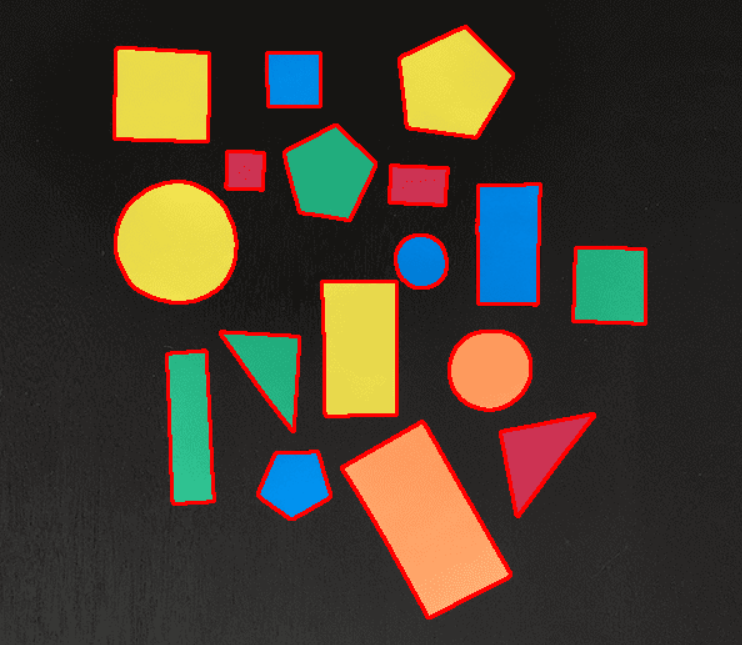
#> input picture ImageProcessing/PyImageSearch/Step2/shape_counter/src/girdi.png, 742 x 645 px
$ python shape_counter.py --input src/girdi.png --output out.png
#> lines starting #> are read from the running program, lines starting #| are printed output that depends on the picture; after the words box and inside, x2 and y2 are one past the last pixel; in counts of white or black regions, pixels touching at a corner belong together
#  gerekli paketleri(kütüphaneleri) içe aktarıyoruz
import argparse
import imutils
import cv2

# terminalden argüman girişi alabilmek için argaparse kütüphanesi kullanıyoruz
ap = argparse.ArgumentParser()        # ArgumentParser sınıfını ap değişkenine atıyoruz
ap.add_argument("-i", "--input", required=True,  # ap değişkeninin add_argument fonksiyonunu kullanarak alacağımız argümanları belirliyoruz.
	help="path to input image")
ap.add_argument("-o", "--output", required=True,
	help="path to output image")
args = vars(ap.parse_args())

# giriş görüntüsünü diskten yüklüyoruz
image = cv2.imread(args["input"])
#> image is the input picture: shape (645, 742, 3); mean B, G, R 46.6, 59.7, 69.4

gray = cv2.cvtColor(image, cv2.COLOR_BGR2GRAY)   #orijinal resmimizi gri tona çeviriyoruz
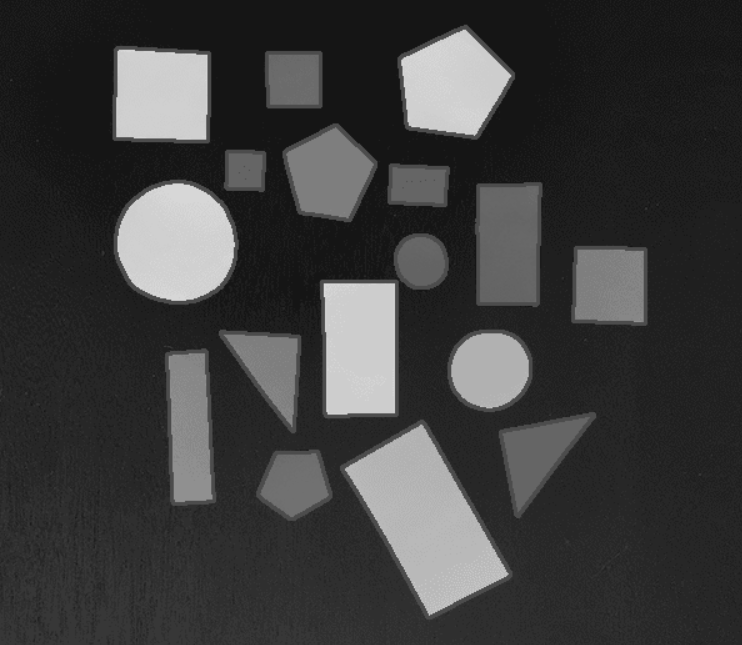
#> gray: shape (645, 742); min 21, max 215, mean 61
blurred = cv2.GaussianBlur(gray,(5,5),0)           # gri tona çevrilmiş resmi blurluyoruz(gürültü azaltma)
thresh = cv2.threshold(blurred, 60, 255, cv2.THRESH_BINARY)[1]     #blurlu resmin eşik değerini artırıyoruz
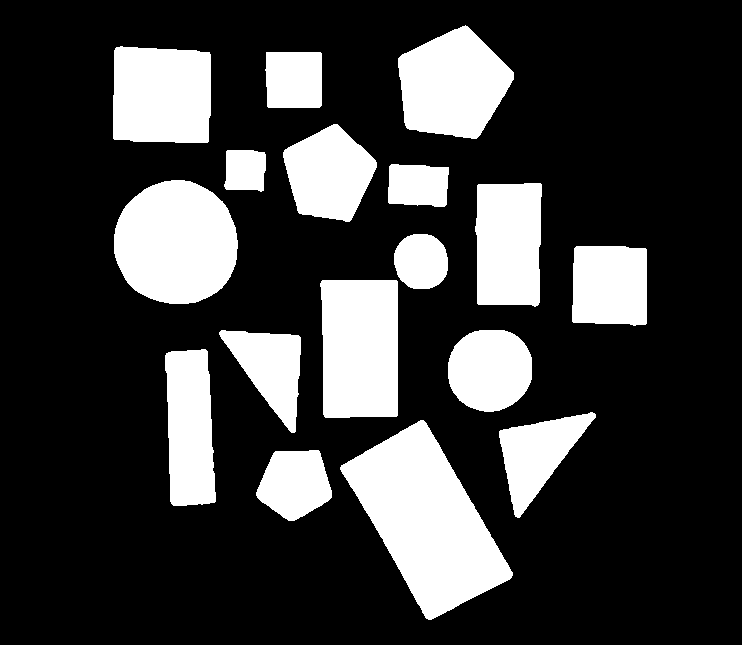
#> thresh: shape (645, 742); 23.6% white; 17 white regions

cnts = cv2.findContours(thresh.copy(), cv2.RETR_EXTERNAL, cv2.CHAIN_APPROX_SIMPLE)  #thresh değişkenindeki resmin conturlarını buluyoruz
#> cnts = 17 contours; largest, box (x1, y1, x2, y2) and area: (340, 420, 513, 620) 17274, (114, 180, 238, 304) 12006, (320, 280, 398, 418) 10164, (398, 25, 514, 139) 9141, (113, 46, 211, 143) 8833
cnts = imutils.grab_contours(cnts)

for c in cnts:    #bulduğumuz konturlar üzerinde geziniyoruz
	cv2.drawContours(image,c, -1, (0, 0, 255), 2)      # ve eşzamanlı olarak o konturları orijinal resmimizin üzerine çiziyoruz
#> this loop made 17 passes
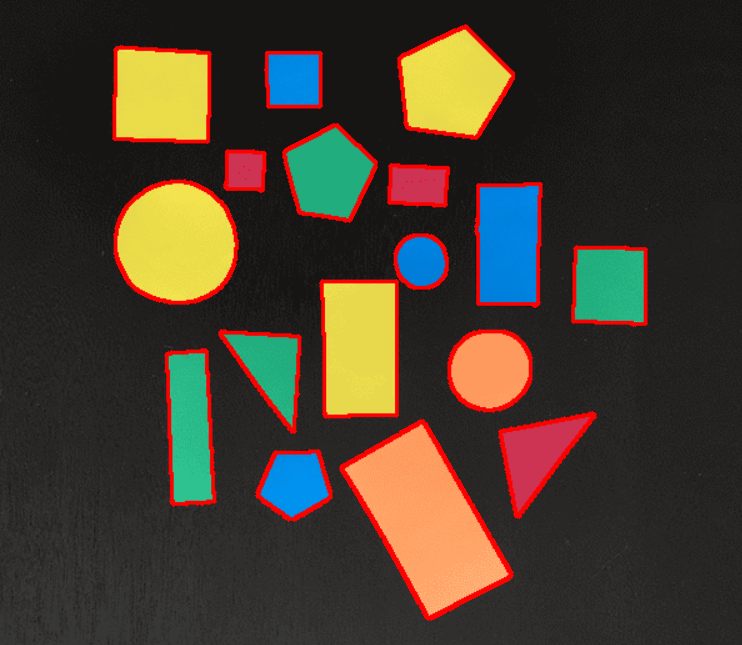
#> image: shape (645, 742, 3); 0.6% of pixels changed, all inside (x1, y1, x2, y2) = (112, 24, 648, 621)


text = "I found {} total shapes".format(len(cnts))   #görüntüdeki toplam şekil sayısını text değişkenine atıyoruz
#> text = 'I found 17 total shapes'
cv2.putText(image, text, (10, 20), cv2.FONT_HERSHEY_SIMPLEX, 0.5,
	(255, 255, 255), 2)
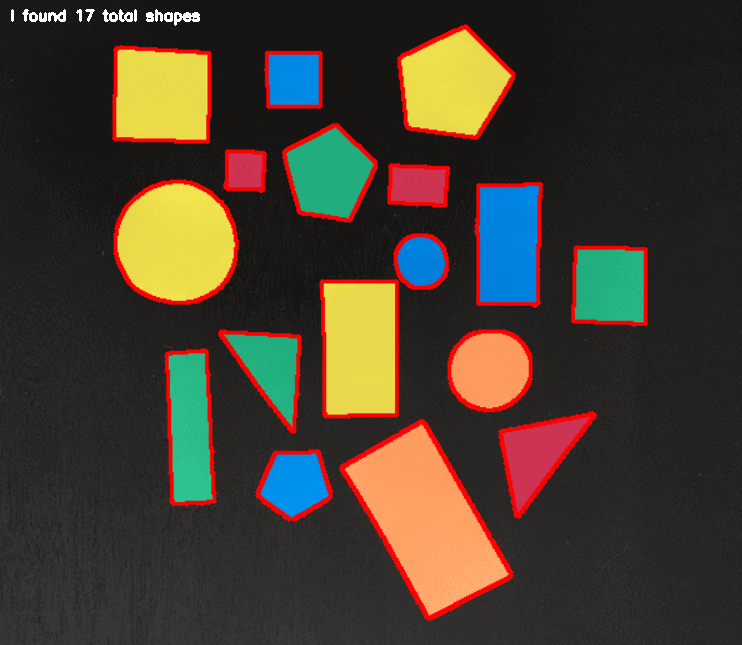
#> image: shape (645, 742, 3); 0.23% of pixels changed, all inside (x1, y1, x2, y2) = (11, 9, 200, 26)

cv2.imwrite(args["output"], image)    #çıktı görüntüsünü terminaden yolunu verdiğimiz yere kaydediyoruz
